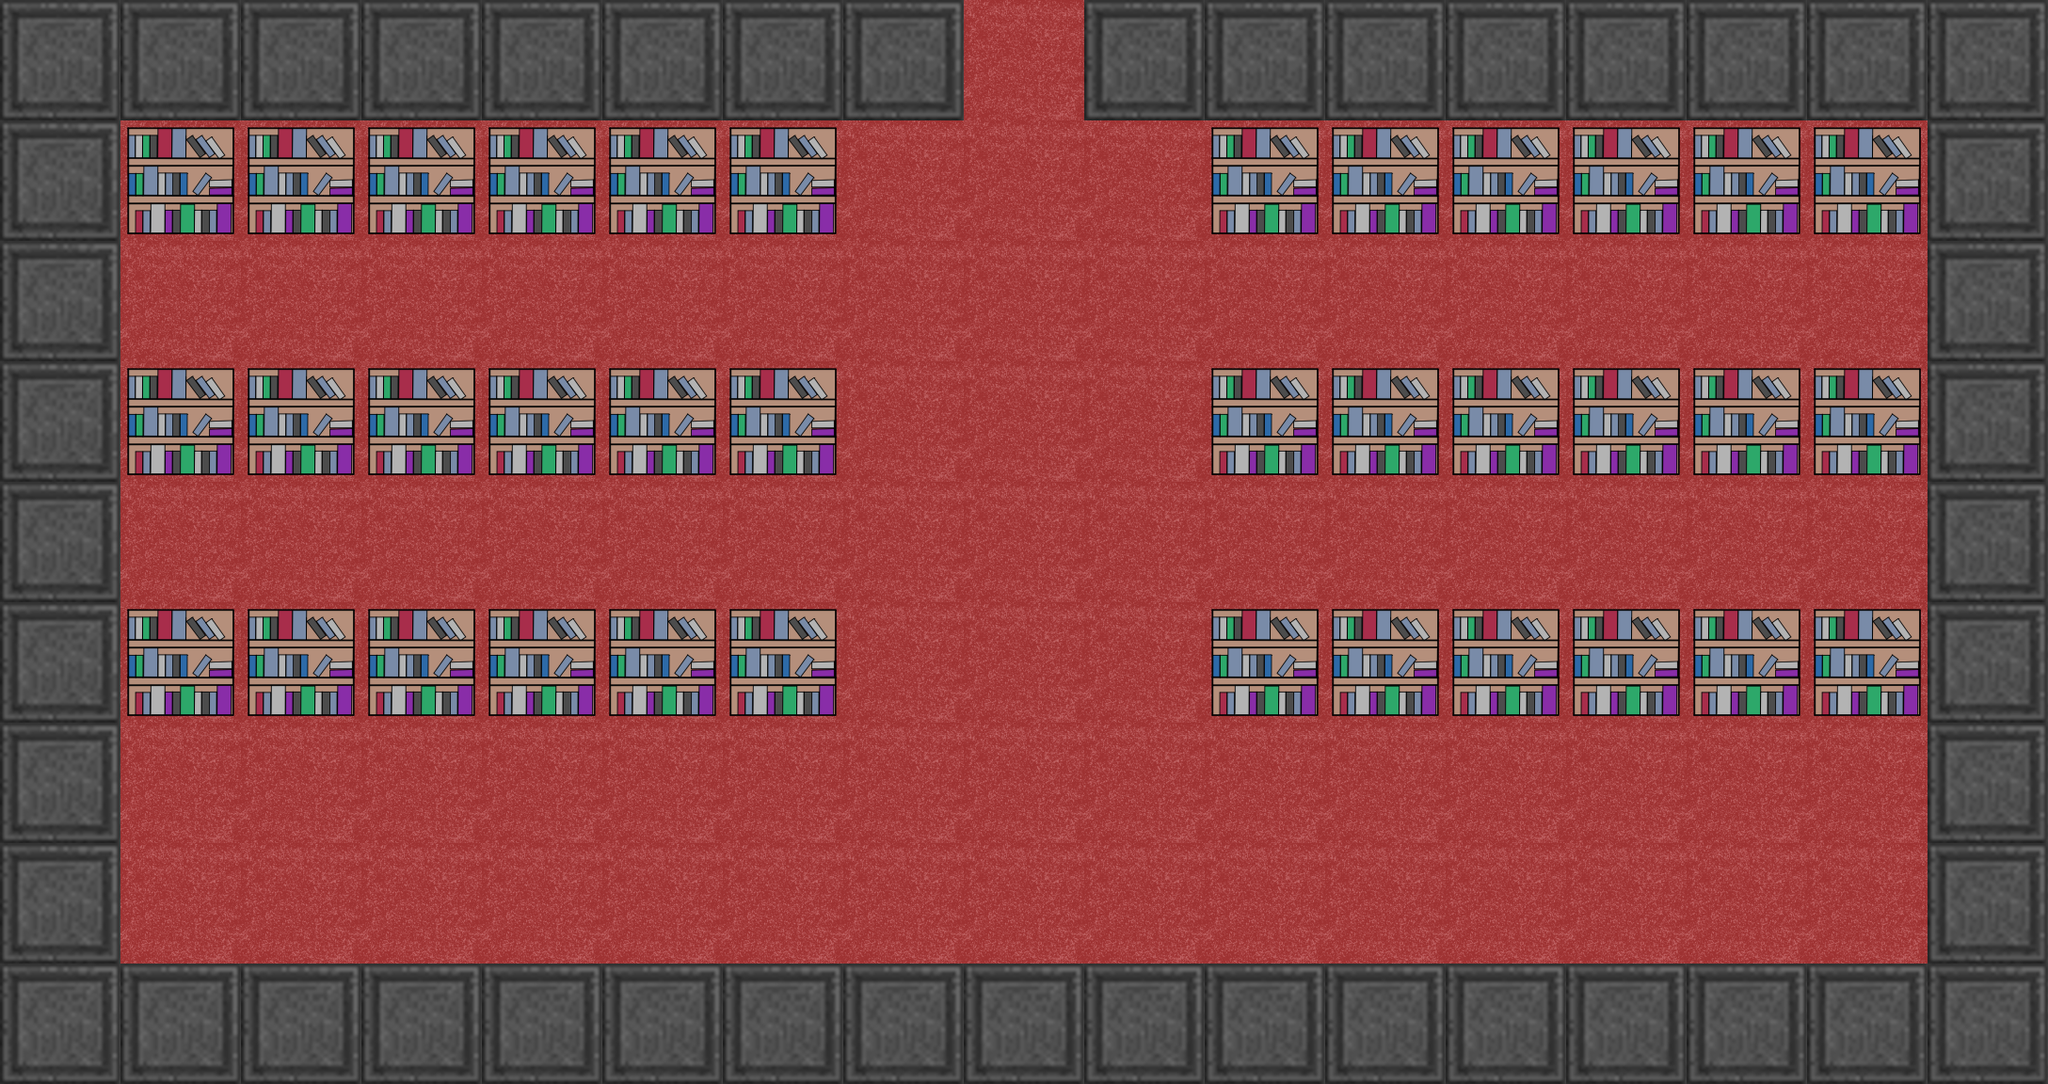

Below is a game level as drawn by its tile map, then a one-line description and the .tmx that defines it (tile-layer data replaced by summaries):
An orthogonal 17x9 tile map with 128x128 px tiles, 3 tile layers (floor, wall_tiles, book_shelf_tiles), 3 tilesets and 13 objects (Door, Patchouli).

<map version="1.0" tiledversion="1.0.3" orientation="orthogonal" renderorder="right-down" width="17" height="9" tilewidth="128" tileheight="128" nextobjectid="26">
 <tileset firstgid="1" name="scarlet carpet texture" tilewidth="128" tileheight="128" tilecount="1" columns="1">
  <image source="scarlet carpet texture.png" width="128" height="128" />
 </tileset>
 <tileset firstgid="2" name="block_wall_dark_grey" tilewidth="128" tileheight="128" tilecount="16" columns="4">
  <image source="block_wall_dark_grey.png" width="512" height="512" />
 </tileset>
 <tileset firstgid="18" name="book_shelf" tilewidth="128" tileheight="128" tilecount="1" columns="1">
  <image source="book_shelf.png" width="128" height="128" />
 </tileset>
 <layer name="floor" width="17" height="9">
  <data>[153 cells, 153 non-empty, 1 distinct tile ids]</data>
 </layer>
 <layer name="wall_tiles" width="17" height="9">
  <data>[153 cells, 47 non-empty, 1 distinct tile ids]</data>
 </layer>
 <layer name="book_shelf_tiles" width="17" height="9">
  <data>[153 cells, 36 non-empty, 1 distinct tile ids]</data>
 </layer>
 <objectgroup name="objects">
  <object id="12" name="door-m5" type="Door" x="1024" y="0" width="128" height="128">
   <properties>
    <property name="dir" value="down" />
    <property name="stairs" value="true" />
   </properties>
  </object>
  <object id="18" type="Patchouli" x="1024" y="768" width="128" height="128">
   <properties>
    <property name="direction" value="up" />
   </properties>
  </object>
 </objectgroup>
 <objectgroup name="walls">
  <object id="13" x="0" y="0" width="128" height="1152" />
  <object id="14" x="128" y="1024" width="1920" height="128" />
  <object id="15" x="2048" y="0" width="128" height="1152" />
  <object id="16" x="1152" y="0" width="896" height="128" />
  <object id="17" x="128" y="0" width="896" height="128" />
  <object id="20" x="128" y="128" width="768" height="128" />
  <object id="21" x="128" y="384" width="768" height="128" />
  <object id="22" x="128" y="640" width="768" height="128" />
  <object id="23" x="1280" y="640" width="768" height="128" />
  <object id="24" x="1280" y="384" width="768" height="128" />
  <object id="25" x="1280" y="128" width="768" height="128" />
 </objectgroup>
</map>
